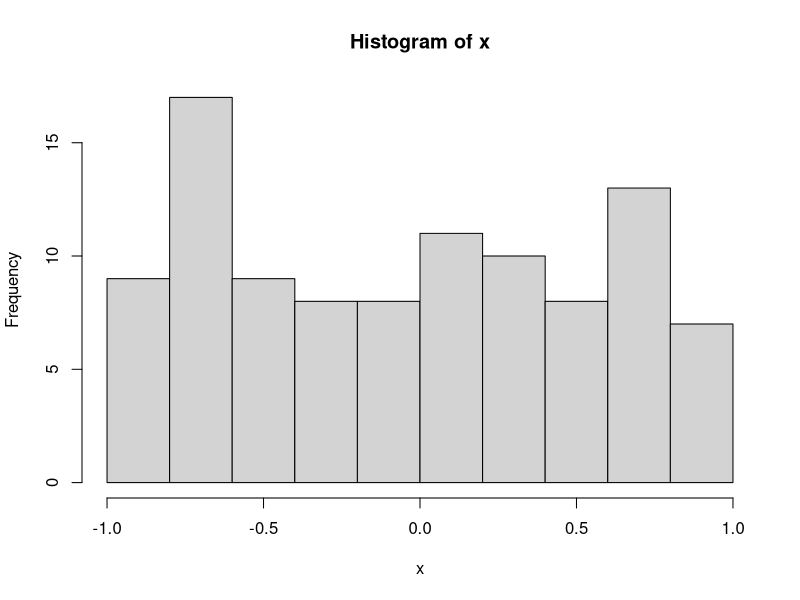
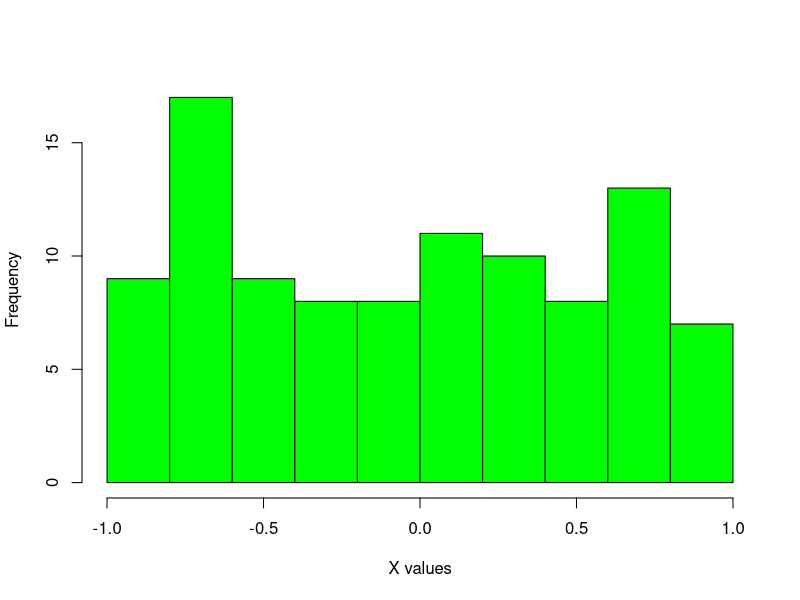
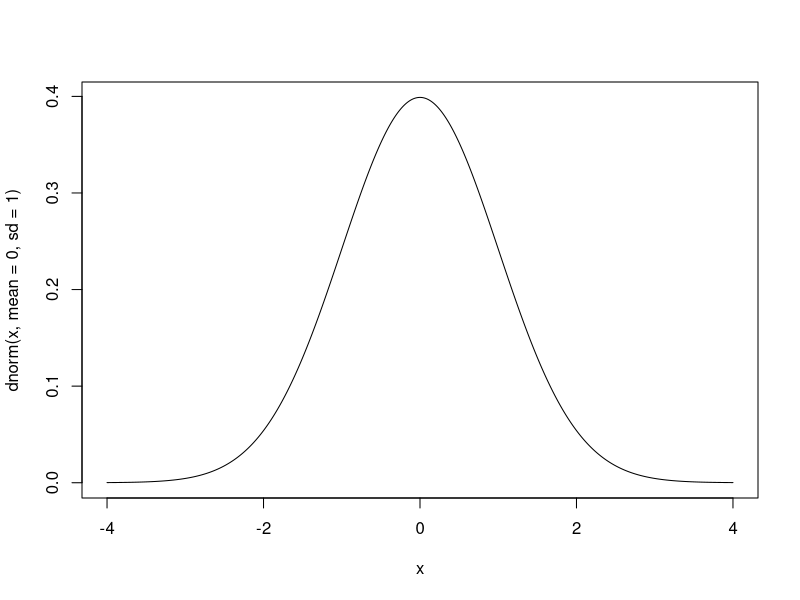
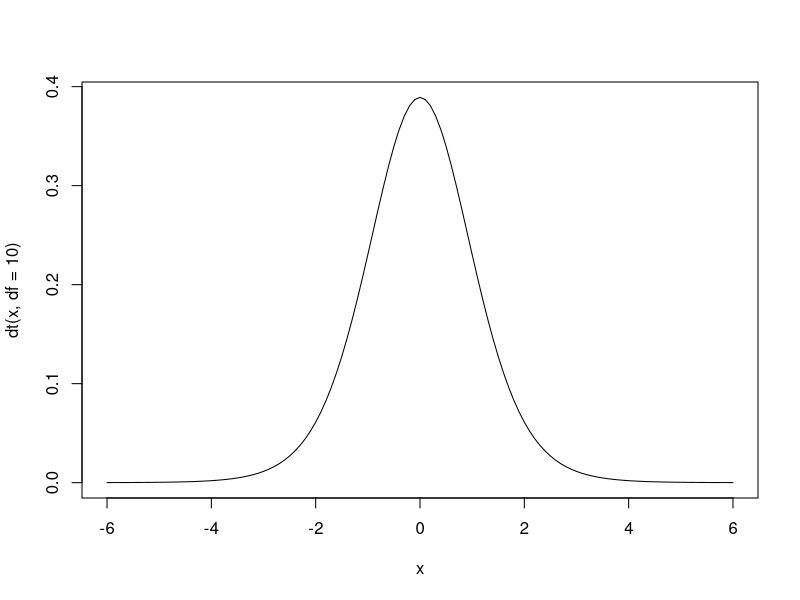

Recreate these plots in R, in order. (Note: this script raises an error after producing the figures.)
## Writing your own functions


## function name = function(arg1,arg2,...){
## 	codes
## }


My_First_Function = function(x){
	mean(x)
}

x = runif(100 , -1, 1)
My_First_Function(x)
mean(x)



myf = function(x , ...){
	hist(x , ...)
}
myf(x)

myf(x , breaks = 10, col = "green", main = "", xlab = "X values" , ylab = "Frequency")






## apply functions

help(apply)

## Compute row and column sums for a matrix:

x = runif(100)
mat = matrix(x , 10, 10)
mat

apply(mat, MARGIN = 2, FUN = mean)

col.sums = apply(mat, MARGIN = 2, FUN = sum)
row.sums = apply(mat, 1, sum)


f = function(x){ length(x[x<0.5]) }

apply(mat, 2, FUN = f)

f = function(x){ x^2 }
help(sapply)
sapply(1:3, f)
lapply(1:3, f)




## which function

help(which)
mat
which( mat < 0.3 )
indx = which( mat < 0.3 )
mat.new = mat[indx]

indx = which( mat < 0.3 , arr.ind = TRUE)
mat.new = mat[indx,]
              




## required time for a function

nuclotide = c("A" , "T" , "C" ,"G")
p = c(1/4, 1/4, 1/4, 1/4)
DNA = sample(nuclotide , 100000 , replace = TRUE, prob = p)

myf1 = function(x){
	if( class(x) != "character") {stop("Class of x is not character")}
	indx = c()
	for(i in 1:length(x)){
	if(x[i] == "A") {indx = c(indx, i)}
	}
}

myf2 = function(x){
	if( class(x) != "character") {stop("Class of x is not character")}

	indx = which( x == "A" )
	y = x[indx]
}

myf3 = function(x){
	if( class(x) != "character") {stop("Class of x is not character")}

	indx = (x == "A")
	y = x[indx]
}


system.time(myf1(DNA))
system.time(myf2(DNA))
system.time(myf3(DNA))




myf = function(mat,...){
res = numeric( ncol(mat) )
for(i in 1:ncol(mat)){
  res[i] = mean(mat[,i])
}
}

x = runif(n = 1000*1000 , min = 0 , max = 1)
mat = matrix(x , 1000 , 1000 , TRUE)

system.time( myf(mat) )
system.time(apply(mat, 2, FUN = mean))




## some functions regarding statistical distributions
?Normal
?Binomial
?TDist
?Chisquare
?Geometric
?Hypergeometric
?Uniform

## generate a random sample with size = 100 from N(0,1)
x = rnorm(n = 100 , mean = 0, sd = 1)

## finds the value of density function for a N(0,1) at x = 1.5
dnorm( x = 1.5 , mean = 0 , sd = 1)

## plot the normal distribution
x = seq(-4 , 4 , by = 0.01)
plot(x , dnorm(x , mean = 0 , sd = 1) , type = "l")

## cumulative distribution function
pnorm( q = 0 , mean = 0 , sd  = 1)

## the inverse value of cumulative function
qnorm( p = 0.90 , mean = 0 , sd = 1)
qnorm( p = 0.95 , mean = 0 , sd = 1)
qnorm( p = 0.99 , mean = 0 , sd = 1)

qnorm( p = 6 , mean = 0 , sd = 1)




### t - student distribution

x = rt(n=100 , df = 10)

dt( x = 0 ,  df = 10)

x = seq(-6,6,by = 0.1)
plot(x , dt(x, df = 10) , type = "l")

pt( q = 0.5 , df = 10)
pt( q = 1.5 , df = 10)

qt( p = 0.91774 , df = 10 )
qt( p = 0.9177463 , df = 10 )




## Uniform distribution

runif( n = 100 , min = 0 , max = 1)

dunif(0.2 , min = 0  , max =1)

x = c(-5, -1, 0, 0.1, 0.2, 0.4, 0.9, 1, 2, 3, 4)
dunif(x , min = 0  , max =1)


punif()

qunif()
